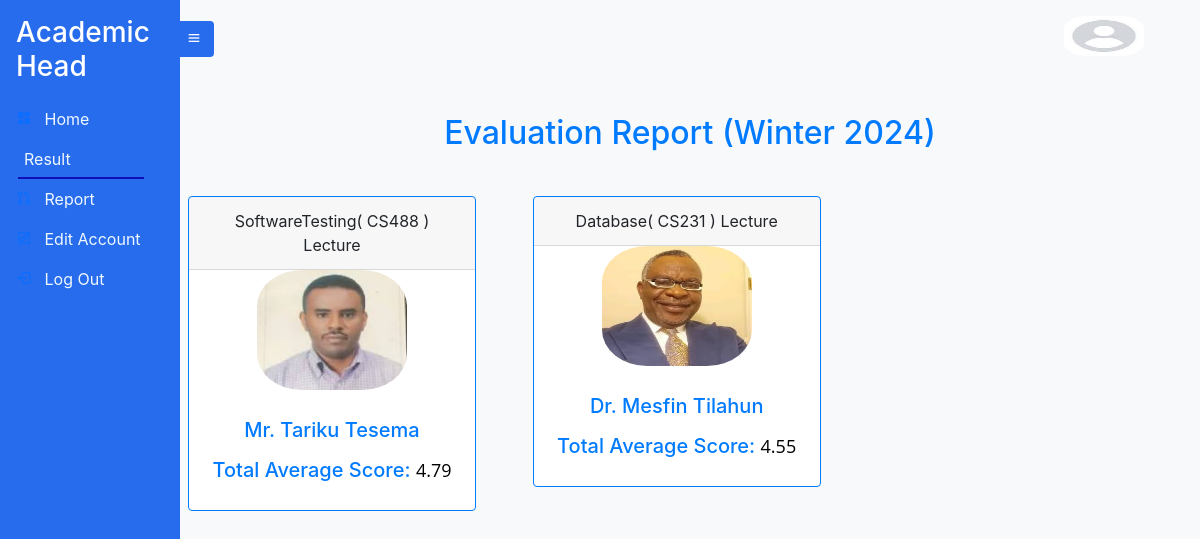
The page /total-evaluation-report on the database as committed earlier.
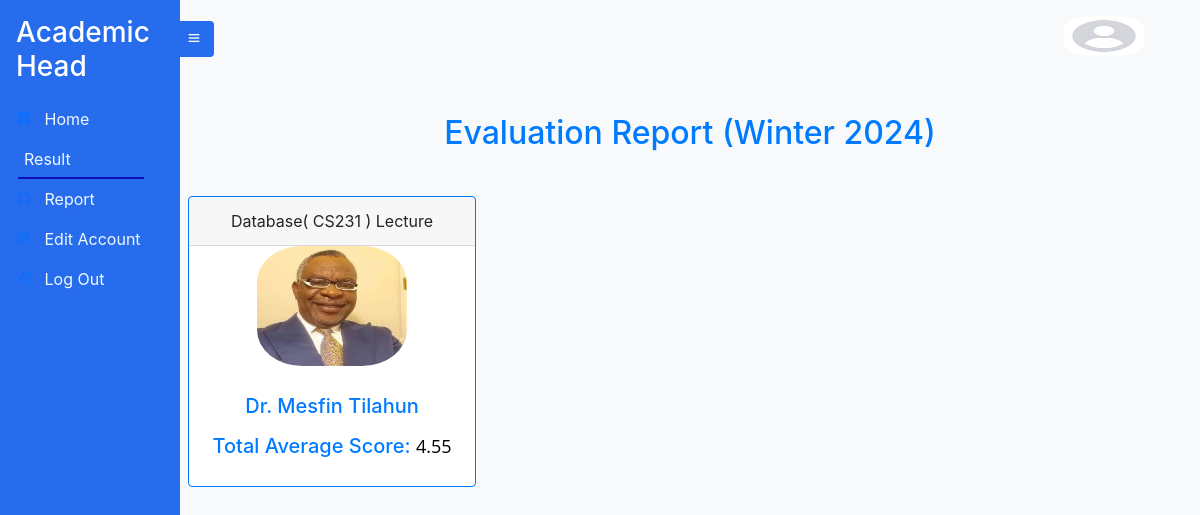
The same page on the database as committed later.
### Instructor/models.py (models this page shows)
class Instructor(models.Model):
    Instructor_id =  models.CharField(max_length=20 , unique=True,primary_key=True)
    Account_id = models.OneToOneField(Account, on_delete=models.CASCADE, related_name='instructor')
    Title = models.CharField(max_length=10 , null=True ,  choices=titlechoice , blank=True)
    FirstName = models.CharField(max_length=20 , null=True , blank=True)
    LastName =  models.CharField(max_length=20 , null=True , blank=True)
    Sex = models.CharField(max_length=25, null=True , choices=genderchoice ,  blank=True)
    ProfilePic= models.FileField(null=True, blank=True, upload_to='profilepic/', default="profilepic/defaultprofile.jpeg")
    def __str__(self):
        return str(self.FirstName + " "+ self.LastName)

### Student/views.py (the view)
# urls.py: path( 'total-evaluation-report', total_evaluation_reports  , name='total_evaluation'),
def total_evaluation_reports(request):
    courses = Course.objects.all()
    term  = Term.objects.get(EvaluationDone = False)
    instructor_data = []
    for course_type in ['Lecture', 'Lab']:
        for course in courses:
            total_avg_score = 0
            instructor = None
            evaluations = []
            student_evaluations = StudentEvaluationResult.objects.filter(
                    Course_id =course,
                    Term_id=Term.objects.last(),
                    EvaluationDone=True ,
                    CourseType = course_type
                    )
            staff_evaluations =  StaffEvaluationResult.objects.filter(
                    Course_id =course,
                    Term_id=Term.objects.last(),
                    EvaluationDone=True ,
                    CourseType = course_type
                    )
            if(student_evaluations.__len__()>0):evaluations.append(student_evaluations)
            if(staff_evaluations.__len__()>0):evaluations.append(staff_evaluations)
            print('evaluations are ', evaluations.__len__() , evaluations)
            current_evaluator = None
            if (evaluations):
                for evaluationitem in evaluations:
                    for evaluation in evaluationitem:
                        if evaluation:
                            if not current_evaluator:
                                if StudentEvaluationResult.objects.filter(Result_id =evaluation.Result_id):current_evaluator='student'
                                else: current_evaluator='staff'
                            if not instructor:
                                instructor = evaluation.Instructor_id
                            avg_score = 0
                            length = 0
                            for category, sub_dict in evaluation.EvaluationResult.items():
                                for criterion, score in sub_dict.items():
                                    if isinstance(score, (int, float)):
                                        length+=1
                                        avg_score += score
                            avg_score/= length
                            total_avg_score += avg_score
                            print("average score is " , avg_score)
                total_avg_score/=evaluations.__len__()
                instructor_data.append({
                        'instructor': instructor,
                        'course': course.CourseName + "( " + course.Course_id + " )",
                        'course_type': course_type,
                        'average_score': (total_avg_score).__round__(2),
                        })
    context = {'instructor_data': instructor_data , 'active_page':'report',
               'evaluator':'Both','total':'yes' , 'term':term}
    print("instructor infor ",instructor_data)
    return render(request, 'academichead/evaluation_reports.html', context)

### Course/models.py (called while the page is built)
    def __str__(self):
        return str(self.Season + " " + str(self.Year))

### Staff/models.py (called while the page is built)
    def __str__(self):
        return str(self.Instructor_id.FirstName)

### Student/models.py (called while the page is built)
    def __str__(self):
        return str(self.Course_id.CourseName)

### templates/academichead/evaluation_reports.html (shortened to what this page needs)
{% extends 'academichead/academichead.html' %}
{% block content %}
    {% if evaluator == 'Both' %}
    <div class="card-body text-primary">
    <h2 class="text-center mb-4"> Evaluation Report {% if term %} ({{ term }}) {% endif %}</h2>
    </div>
    {% else %}
    <div class="card-body text-primary">
    <h2 class="text-center mb-4">{{evaluator}} Evaluation Report  {% if term %} ({{ term }}) {% endif %}</h2>
    </div>
    {% endif %}
    <div class="row">
      {% if instructor_data %}
        {% for instructor_info in instructor_data %}
        <div class="col-md-4 mb-4">
          <div class="text-center">
        <div class="card border-primary mb-3" style="max-width: 18rem;">
          <div class="card-header"> {{ instructor_info.course }} {{ instructor_info.course_type }} </div>
                {% if instructor_info.instructor.ProfilePic %}
                 <div class="text-center">
                  <img src="{{ instructor_info.instructor.ProfilePic.url }}" alt="{{ instructor.FirstName }} Profile Pic" class="img-fluid mb-2" style="height: 120px; width: 150px; border-radius: 30%;">
                 </div>
                  {% endif %}
                  <div class="card-body text-primary">
                <h5>{{ instructor_info.instructor.Title }} {{ instructor_info.instructor.FirstName }} {{ instructor_info.instructor.LastName }}</h5>
                <p class="card-text">
                  {% if total == 'yes' %}
                  <h5>Total Average Score:</span>
                    <span style="font-family: 'Open Sans', sans-serif; color: #000000; font-size: 18px;">{{ instructor_info.average_score }}</span>
                {% endif %}
              </div>
            </div>
          </div>
    </div>
        {% endfor %}
      {% else %}
        <div class="col-12">
          <div class="alert alert-warning" role="alert">
            No {{evaluator}} evaluation reports available for the current term.
          </div>
        </div>
      {% endif %}
    </div>
  </div>
{% endblock %}

Rows that differ between the two databases and show on the page:
removed Instructor: course "SoftwareTesting( CS488 )", course_type "Lecture", instructor.ProfilePic (picture), instructor.Title "Mr.", instructor.FirstName "Tariku", instructor.LastName "Tesema", average_score "4.79"
